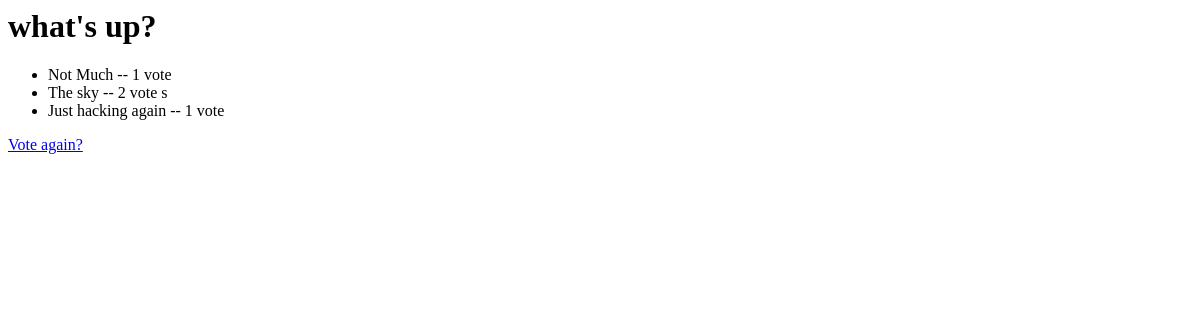
Before: /polls/1/results/ with the older database file.
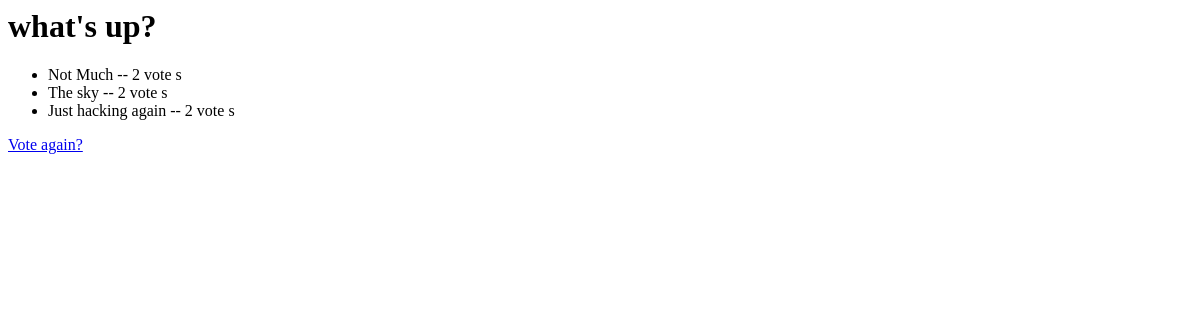
After: the same page with the newer database file.
### polls/models.py (models this page shows, shortened)
@python_2_unicode_compatible
class Question(models.Model):
    question_text = models.CharField(max_length=200)
    pub_date = models.DateTimeField('date published')
    def was_published_recently(self):
        now = timezone.now()
        return now - datetime.timedelta(days=1) <= self.pub_date <= now
    was_published_recently.admin_order_field = 'pub_date'
    was_published_recently.boolean = True
    was_published_recently.short_description = 'Published Recently'

@python_2_unicode_compatible
class Choice(models.Model):
    question = models.ForeignKey(Question,on_delete=models.CASCADE)
    choice_text = models.CharField(max_length=200)
    votes = models.IntegerField(default=0)

### polls/views.py (the view)
# urls.py: url(r'^(?P<pk>[0-9]+)/results/$',views.ResultsView.as_view(),name='results'),
class ResultsView(generic.DetailView):
    model = Question
    template_name = 'polls/results.html'

### polls/templates/polls/results.html
<h1>{{ question.question_text }}</h1>
<ul>
    {% for choice in question.choice_set.all %}
    <li>{{ choice.choice_text }} -- {{ choice.votes }} vote {{ choice.votes|pluralize }}</li>
    {% endfor %}
</ul>
<a href="{% url 'polls:detail' question.id %}">Vote again?</a>

Changed rows visible on the page:
changed Choice "Not Much": votes "1" → "2"
changed Choice "Just hacking again": votes "1" → "2"
